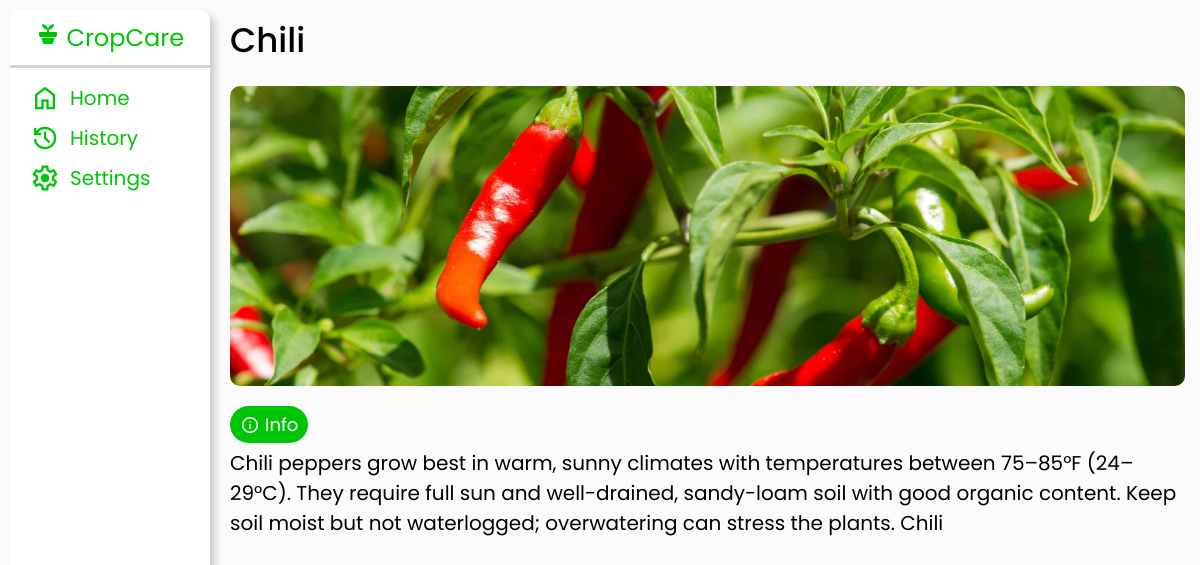
Screenshot of /plant.php?id=5 (signed in) with the database file from the repository.
### tables this page shows
CREATE TABLE `plants` (
  `plant_id` int(11) NOT NULL,
  `name` varchar(255) DEFAULT NULL,
  `description` varchar(255) DEFAULT NULL,
  `image` varchar(255) DEFAULT NULL
);

### plant.php (the view, shortened to what this page needs)
<?php
require 'db/config.php';
$plant_id = $_GET['id'];
$stmt = $pdo->prepare("SELECT * FROM plants WHERE plant_id = :plant_id");
$stmt->execute([":plant_id" => $plant_id]);
$plant = $stmt->fetch(PDO::FETCH_ASSOC);
?>
<!DOCTYPE html>
<html lang="en">
<head>
    <link rel="stylesheet" href="styles.css">
</head>
<body>
<?php include_once("partials/header.php") ?>
     <section class="plant">
        <div class="name-classification">
            <div class="name poppins-medium"><?= htmlspecialchars($plant['name']) ?></div>
        </div>
        <div class="image-container">
            <img src="/resrources/<?= htmlspecialchars($plant['image']) ?>" alt="">
        </div>
        <div class="about">
            <div class="icon-text">
                <span class="material-symbols-outlined">
                </span>
                Info
            </div>
            <div class="text" ><?= htmlspecialchars($plant['description']) ?></div>
        </div>
     </section>
</body>
</html>

### styles.css (style rules this page uses)
:root { --primary-color: #00c507; --primary-dark-color: #00a005; --primary-light-color: #9aff9d; --primary-lighter-color: #e5ffe6; --red-color: #FF4B4B; --red-dark-color: #b92424; --orange-color: #ffa500; --orange-dark-color: #ba7900; --grey: #808080; --light-grey: #D3D3D3; --lighter-grey: #F2F2F2; --white: #FFFFFF; --black: #000000; --mid-grey: #666A6D; --dark-medium-grey: #A9A9A9; --background: #FBFBFE; }
* { margin: 0; padding: 0; box-sizing: border-box; font-family: "Poppins", serif; }
body { font-family: "Poppins", serif; background: var(--background); display: flex; flex-direction: column; align-items: center; justify-content: center; user-select: none; -webkit-user-select: none; -moz-user-select: none; -ms-user-select: none; -webkit-tap-highlight-color: transparent; touch-action: manipulation; }
.poppins-medium { font-family: "Poppins", serif; font-weight: 500; font-style: normal; }
.icon-text { background: var(--primary-color); display: flex; align-items: center; justify-content: center; border-radius: 25px; padding: 5px 10px; gap: 5px; max-width: fit-content; color: var(--white); font-size: 12px; }
.icon-text span { font-size: 15px; }
.plant { display: flex; flex-direction: column; gap: 10px; padding: 15px; margin-bottom: 70px; }
.plant .name-classification .name { font-size: 20px; }
.plant .image-container { width: 100%; height: 180px; border-radius: 10px; overflow: hidden; }
.plant .image-container img { width: 100%; height: 100%; object-fit: cover; object-position: center; }
.plant .about { display: flex; flex-direction: column; gap: 5px; }
.plant .about .text { width: 100%; max-width: 100%; display: -webkit-box; -webkit-line-clamp: 100; -webkit-box-orient: vertical; overflow: hidden; }
.image-container { width: 100%; height: 400px; overflow: hidden; }
.image-container img { height: 100%; width: 100%; object-fit: cover; object-position: center; }
@media (min-width:1025px) { .icon-text { font-size: 18px; } }
@media (min-width:1025px) { .icon-text span { font-size: 20px; } }
@media (min-width:1025px) { .plant { gap: 20px; width: 100%; max-width: 1200px; padding: 15px 15px 15px 230px; margin-bottom: 0px; } }
@media (min-width:1025px) { .plant .name-classification .name { font-size: 34px; } }
@media (min-width:1025px) { .plant .image-container { width: 100%; height: 300px; border-radius: 10px; overflow: hidden; } }
@media (min-width:1025px) { .plant .about { display: flex; flex-direction: column; gap: 5px; } }
@media (min-width:1025px) { .plant .about .text { font-size: 20px; } }
@media (min-width:1025px) { .image-container { width: 100%; height: 400px; overflow: hidden; } }
@media (min-width:1025px) { .image-container img { height: 100%; width: 100%; object-fit: cover; object-position: center; } }

### plant.php (style rules this page uses)
:root { --primary-color: #00c507; --primary-dark: #00a005; --primary-light: #e5ffe6; --text-color: #333; --light-gray: #f8f8f8; --white: #ffffff; --border-radius: 16px; --border-radius-sm: 12px; --shadow: 0 4px 12px rgba(0, 0, 0, 0.08); --transition: all 0.3s ease; }
* { margin: 0; padding: 0; box-sizing: border-box; }

### rows the page displays
plants: name "Chili", image (picture), description "Chili peppers grow best in warm, sunny climates with temperatures between 75–85°F (24–29°C). They require full sun and well-drained, sandy-loam soil with good organic content. Keep soil moist but not waterlogged; overwatering can stress the plants. Chili"
